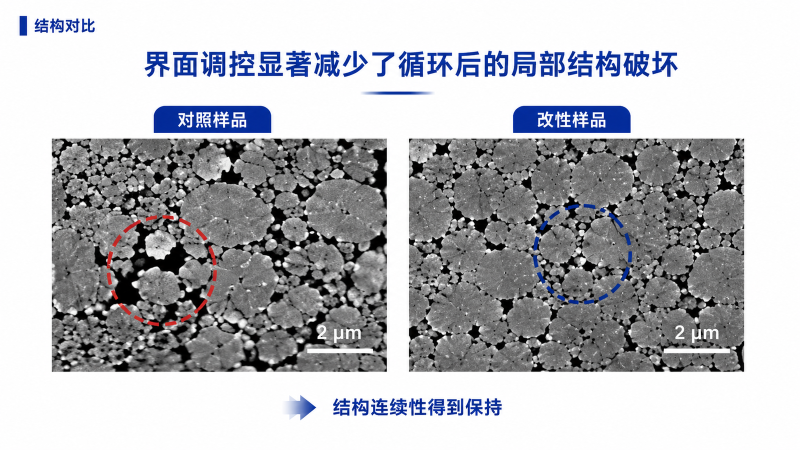
#> input picture assets/visual-reference-packs/blue-academic/images/comparison-01.png, 1600 x 900 px (shown at 1/2 size)
$ python build_visual_reference_contact_sheet.py ../assets/visual-reference-packs/blue-academic/images out.png
#> lines starting #> are read from the running program, lines starting #| are printed output that depends on the picture
#> in build_contact_sheet, `canvas = Image.new("RGB", (width, height), "white")`: canvas: PIL image 1032x370 RGB; every value is 255
from __future__ import annotations

import argparse
import sys
from pathlib import Path

try:
    from PIL import Image, ImageDraw, ImageFont
except ImportError as exc:  # pragma: no cover
    raise SystemExit("Pillow is required to build the contact sheet") from exc


def _font(size: int) -> ImageFont.ImageFont:
#> called with size = 22
    candidates = [
        Path("C:/Windows/Fonts/msyh.ttc"),
        Path("C:/Windows/Fonts/msyh.ttf"),
        Path("C:/Windows/Fonts/arial.ttf"),
    ]
    for candidate in candidates:
        if candidate.is_file():
            return ImageFont.truetype(str(candidate), size=size)
    return ImageFont.load_default()


def build_contact_sheet(image_dir: Path, output: Path) -> None:
    image_paths = sorted(image_dir.glob("*.png"))
    if not image_paths:
        raise ValueError(f"No PNG images found in {image_dir}")
    thumb_width, thumb_height = 480, 270
    padding, label_height = 24, 52
    columns = min(3, len(image_paths))
    rows = (len(image_paths) + columns - 1) // columns
    width = padding + columns * (thumb_width + padding)
    height = padding + rows * (thumb_height + label_height + padding)
    canvas = Image.new("RGB", (width, height), "white")
    draw = ImageDraw.Draw(canvas)
    font = _font(22)
    for index, path in enumerate(image_paths):
        column = index % columns
        row = index // columns
        left = padding + column * (thumb_width + padding)
        top = padding + row * (thumb_height + label_height + padding)
        with Image.open(path) as source:
#> source is the input picture: PIL image 1600x900 RGB; mean R, G, B 182.2, 183.3, 187.8
            thumb = source.convert("RGB")
            thumb.thumbnail((thumb_width, thumb_height))
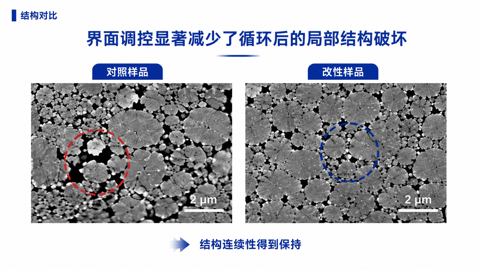
#> thumb: PIL image 480x270 RGB; mean R, G, B 182.2, 183.3, 187.9
            x = left + (thumb_width - thumb.width) // 2
#> x = 24
            y = top + (thumb_height - thumb.height) // 2
#> y = 24
            canvas.paste(thumb, (x, y))
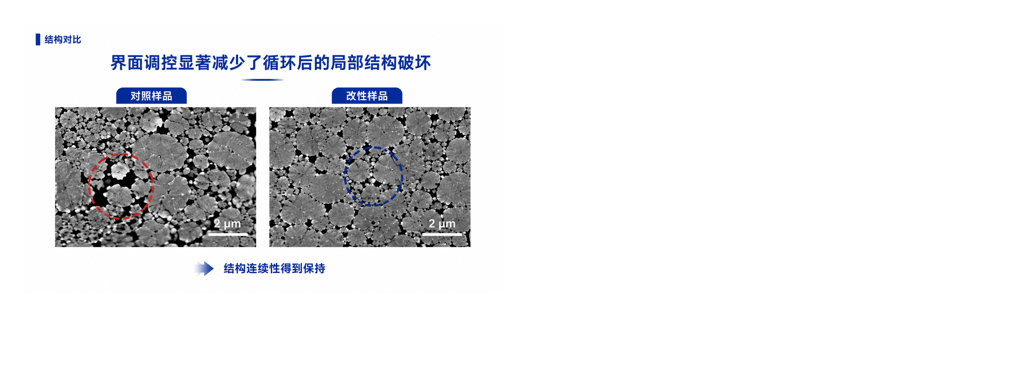
#> canvas: PIL image 1032x370 RGB; mean R, G, B 230.3, 230.7, 232.2
        draw.rectangle(
            (left, top, left + thumb_width, top + thumb_height),
            outline="#D8E2F0",
            width=2,
        )
        draw.text(
            (left, top + thumb_height + 12),
            path.stem,
            fill="#143B73",
            font=font,
        )
#> pass 2 of the loop in build_contact_sheet, `for index, path in enumerate(image_paths):`:
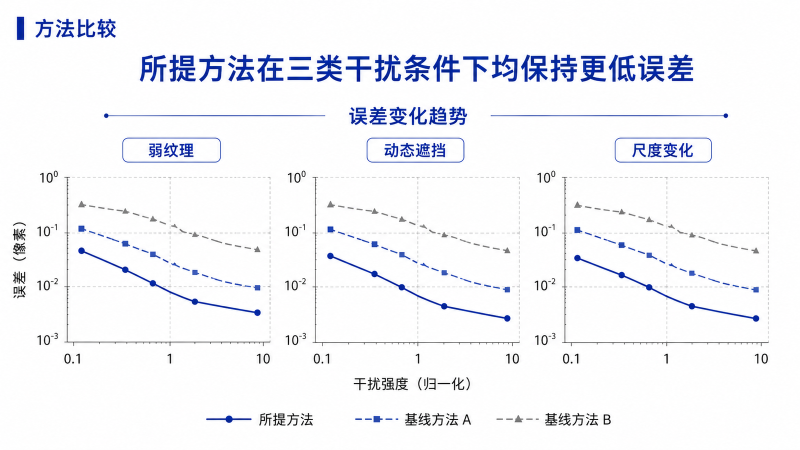
#> input picture assets/visual-reference-packs/blue-academic/images/comparison-02.png, 1600 x 900 px (shown at 1/2 size)
#> in build_contact_sheet, source is the input picture: PIL image 1600x900 RGB; mean R, G, B 243.2, 244.1, 248.2
#> in build_contact_sheet, `thumb.thumbnail((thumb_width, thumb_height))`:
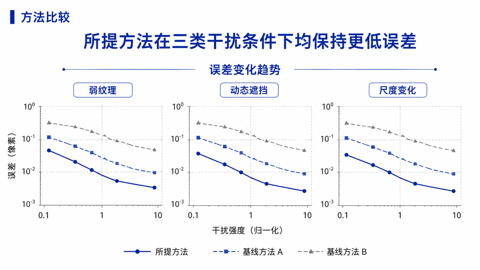
#> thumb: PIL image 480x270 RGB; mean R, G, B 243.1, 244, 248.2
#> in build_contact_sheet, `canvas.paste(thumb, (x, y))`:
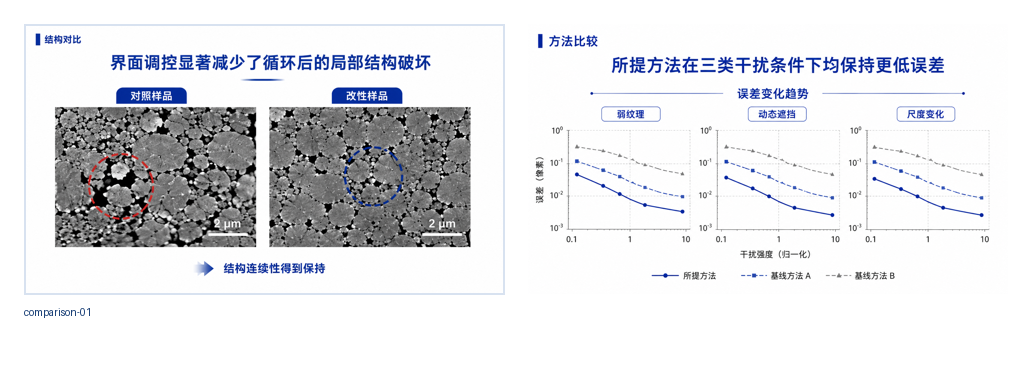
#> canvas: PIL image 1032x370 RGB; mean R, G, B 225.9, 226.6, 229.7
    output.parent.mkdir(parents=True, exist_ok=True)
    canvas.save(output, format="PNG", optimize=True)
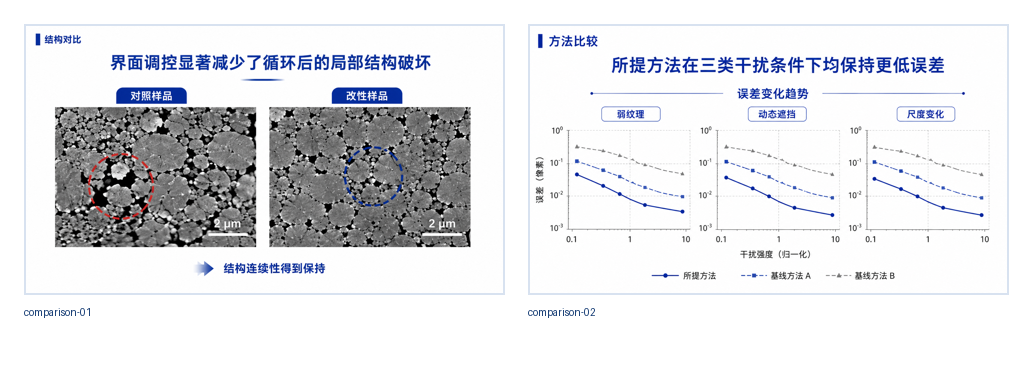
#> saved as out.png: PIL image 1032x370 RGB; mean R, G, B 225.5, 226.3, 229.6


def main() -> int:
    parser = argparse.ArgumentParser(description="Build a visual-reference contact sheet.")
    parser.add_argument("image_dir", type=Path)
    parser.add_argument("output", type=Path)
    args = parser.parse_args()
    try:
        build_contact_sheet(args.image_dir, args.output)
    except (OSError, ValueError) as exc:
        print(f"ERROR: {exc}", file=sys.stderr)
        return 1
    print(args.output)
    return 0


if __name__ == "__main__":
    raise SystemExit(main())
#> (the program exits here)
